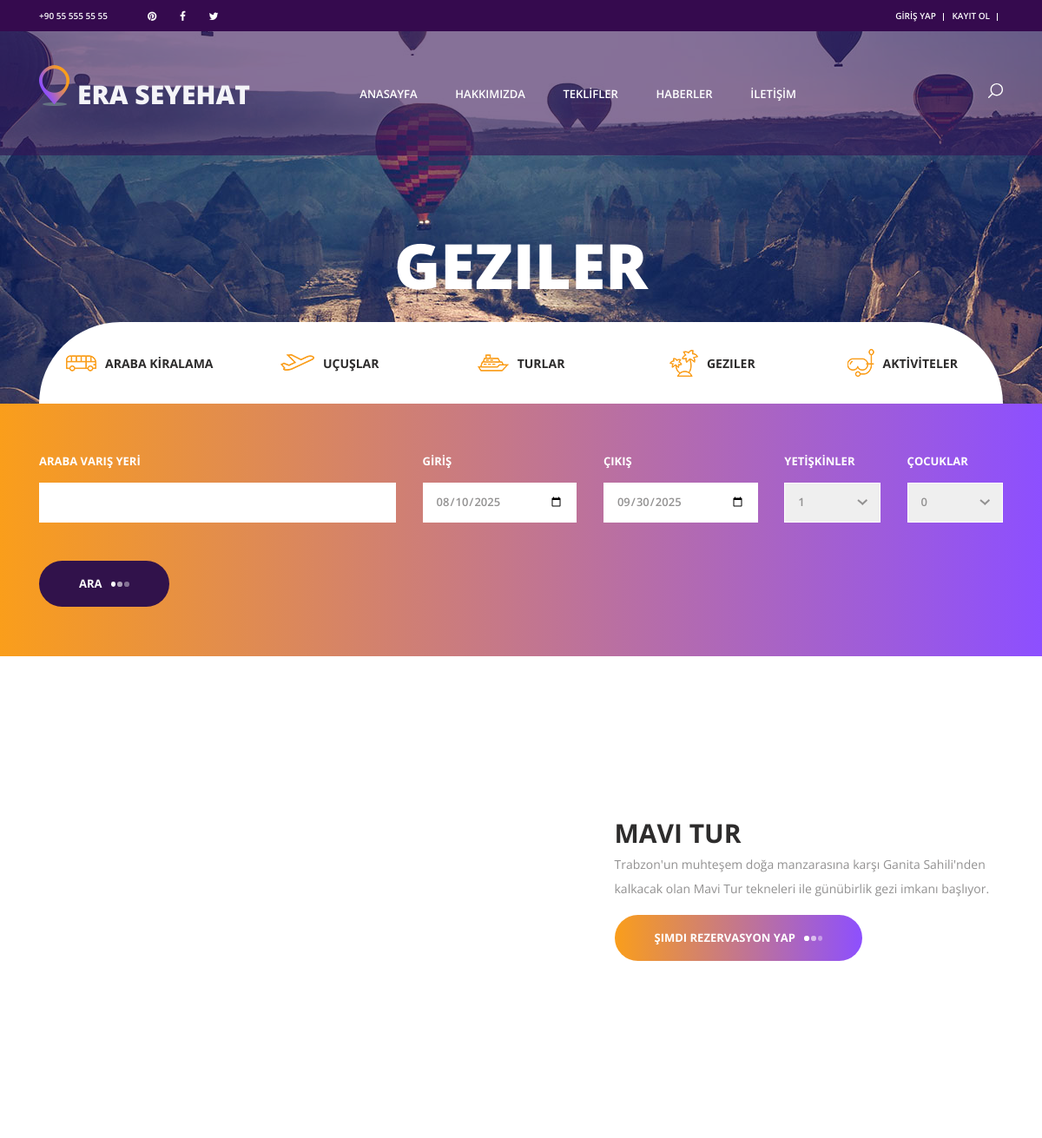
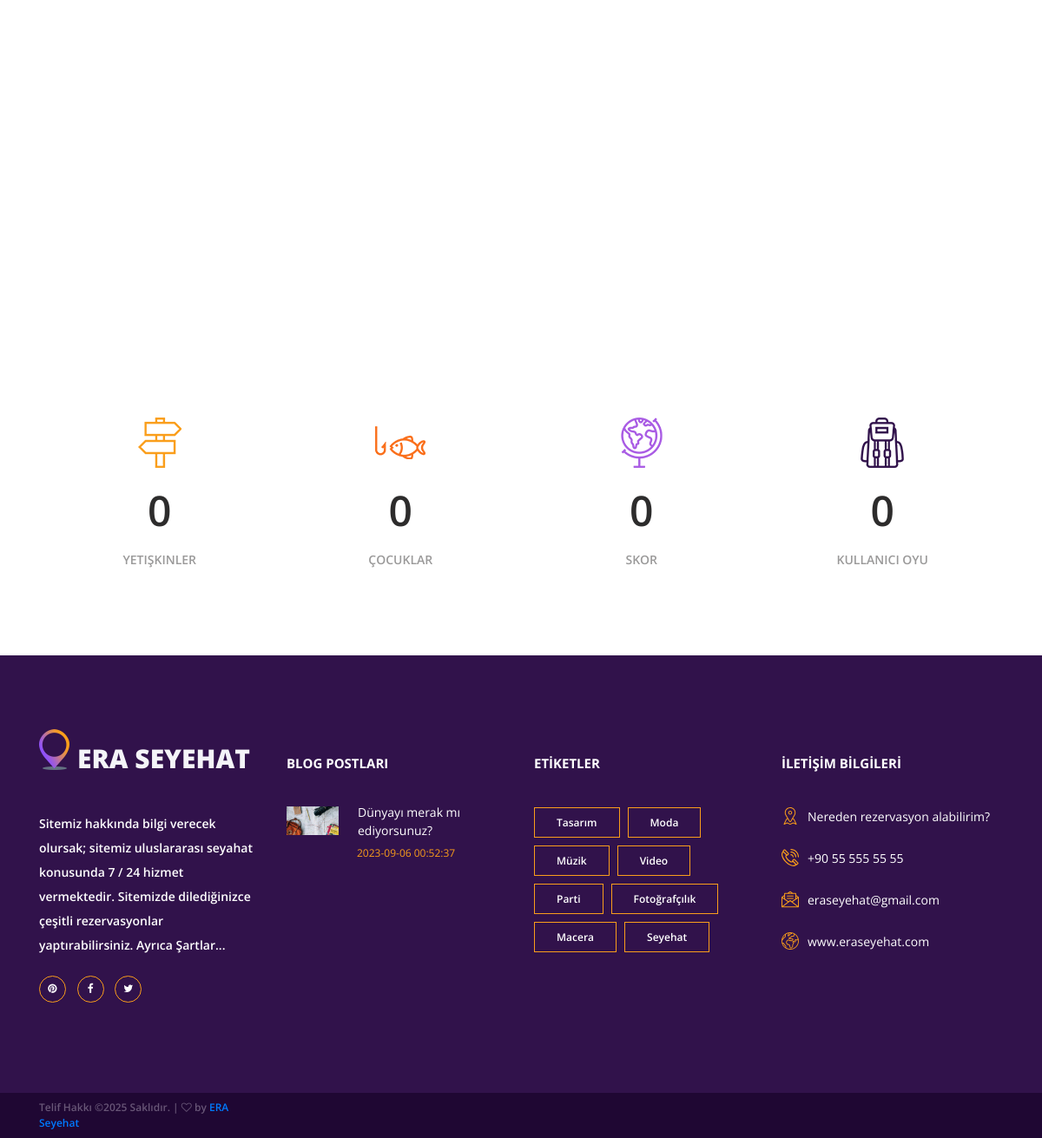
The app's page /detail/cruise.php?id=1 with its own data (2 pictures, top to bottom).
### tables this page shows
CREATE TABLE `about` (
  `id` int(4) NOT NULL,
  `title` varchar(200) NOT NULL,
  `description` text NOT NULL,
  `facebook` varchar(200) NOT NULL,
  `twitter` varchar(200) NOT NULL,
  `linkedin` varchar(200) NOT NULL,
  `pinterest` varchar(200) NOT NULL,
  `phone` varchar(200) NOT NULL,
  `email` varchar(200) NOT NULL,
  `adress` varchar(200) NOT NULL
);

CREATE TABLE `cruise` (
  `id` int(11) NOT NULL,
  `title` varchar(200) NOT NULL,
  `image` varchar(200) NOT NULL,
  `price` decimal(6,2) NOT NULL,
  `description` text NOT NULL,
  `score` int(11) NOT NULL,
  `user_rating` decimal(4,2) NOT NULL,
  `destination` varchar(200) NOT NULL,
  `checking` date NOT NULL,
  `checkout` date NOT NULL,
  `adults` int(11) NOT NULL,
  `children` int(11) NOT NULL
);

CREATE TABLE `blog` (
  `id` int(11) NOT NULL,
  `image` varchar(200) NOT NULL,
  `title` varchar(200) NOT NULL,
  `description` text NOT NULL,
  `create_at` timestamp NOT NULL DEFAULT current_timestamp()
);

### detail/cruise.php (the view, shortened to what this page needs)
<?php require "../includes/header.php"?>
<link rel="stylesheet" type="text/css" href="<?php echo APPURL;?>/assets/styles/offers_styles.css">
<link rel="stylesheet" type="text/css" href="<?php echo APPURL;?>/assets/styles/offers_responsive.css">
<link rel="stylesheet" type="text/css" href="<?php echo APPURL;?>/assets/styles/my.css">
<?php
$cruiseId= $_GET['id'];
$query = "SELECT * FROM cruise WHERE `id`= :cruiseId";
$stmt= $conn ->prepare($query);
$stmt -> bindParam(":cruiseId", $cruiseId, PDO::PARAM_INT);
$stmt->execute();
$trip = $stmt->fetch(PDO::FETCH_ASSOC);
if($trip){
?>
<div class="home">
		<div class="home_background page-banner-detail parallax-window" data-parallax="scroll"></div>
		<div class="home_content">
			<div class="home_title">Geziler</div>
		</div>
	</div>
	<div class="offers">
        <?php require "../includes/sidebar.php"?>
		<div class="container">
			<div class="row">
				<div class="col-lg-12">
					<div class="offers_grid">
                    <div class="container">
			<div class="row">
				<div class="col-lg-7">
					<div class="intro_image "><img  class="m-height-600" src="<?php echo DBIMAGE; ?>/<?php echo $trip['image']; ?>" alt=""></div>
				</div>
				<div class="col-lg-5">
					<div class="intro_content">
						<div class="intro_titlec">  <?php echo $trip['title']; ?></div>
						<p class="intro_text">  <?php echo $trip['description']; ?></p>
						<div class="button intro_button"><div class="button_bcg"></div><a href="<?php echo APPURL;?>/book.php?id=<?php echo $trip['id']; ?>&category=cruise">Şimdi rezervasyon yap<span></span><span></span><span></span></a></div>
					</div>
				</div>
			</div>
		</div>
					</div>
                    <div class="milestones">
		<div class="container">
			<div class="row">
				<div class="col-lg-3 milestone_col">
					<div class="milestone text-center">
						<div class="milestone_icon"><img src="<?php echo ASSETSIMAGE; ?>/milestone_1.png" alt=""></div>
						<div class="milestone_counter" data-end-value=" <?php echo $trip['adults']; ?>">0</div>
						<div class="milestone_text">Yetişkinler</div>
					</div>
				</div>
				<div class="col-lg-3 milestone_col">
					<div class="milestone text-center">
						<div class="milestone_icon"><img src="<?php echo ASSETSIMAGE; ?>/milestone_2.png" alt=""></div>
						<div class="milestone_counter" data-end-value=" <?php echo $trip['children']; ?>">0</div>
						<div class="milestone_text">Çocuklar</div>
					</div>
				</div>
				<div class="col-lg-3 milestone_col">
					<div class="milestone text-center">
						<div class="milestone_icon"><img src="<?php echo ASSETSIMAGE; ?>/milestone_3.png" alt=""></div>
						<div class="milestone_counter" data-end-value=" <?php echo $trip['score']; ?>">0</div>
						<div class="milestone_text">Skor</div>
					</div>
				</div>
				<div class="col-lg-3 milestone_col">
					<div class="milestone text-center">
						<div class="milestone_icon"><img src="<?php echo ASSETSIMAGE; ?>/milestone_4.png" alt=""></div>
						<div class="milestone_counter" data-end-value=" <?php echo $trip['user_rating']; ?>">0</div>
						<div class="milestone_text">Kullanıcı Oyu</div>
					</div>
				</div>
			</div>
		</div>
	</div>
				</div>
			</div>
		</div>
	</div>
<?php  }
else {
    echo "no result";
    exit();
}
?>
    <?php require "../includes/footer.php"?>

### includes/header.php (shortened to what this page needs)
<?php
require_once($_SERVER['DOCUMENT_ROOT'].'/TravelPhpMysql/config/config.php');
?>
<!DOCTYPE html>
<html lang="en">
<head>
<link rel="stylesheet" type="text/css" href="<?php echo APPURL;?>/assets/styles/bootstrap4/bootstrap.min.css">
<link href="<?php echo APPURL;?>/assets/plugins/font-awesome-4.7.0/css/font-awesome.min.css" rel="stylesheet" type="text/css">
<link rel="stylesheet" type="text/css" href="<?php echo APPURL;?>/assets/plugins/OwlCarousel2-2.2.1/owl.carousel.css">
<link rel="stylesheet" type="text/css" href="<?php echo APPURL;?>/assets/plugins/OwlCarousel2-2.2.1/owl.theme.default.css">
<link rel="stylesheet" type="text/css" href="<?php echo APPURL;?>/assets/plugins/OwlCarousel2-2.2.1/animate.css">
<link rel="stylesheet" type="text/css" href="<?php echo APPURL;?>/assets/styles/responsive.css">
<link rel="stylesheet" type="text/css" href="<?php echo APPURL;?>/assets/styles/my.css">
</head>
<body>
<div class="super_container">
	<header class="header">
		<div class="top_bar">
			<div class="container">
				<div class="row">
					<div class="col d-flex flex-row">
					<?php
							try{
								$query12= "SELECT * FROM about";
								$result12 = $conn->query($query12);
								while($row = $result12->fetch(PDO::FETCH_ASSOC)){
							?>
						<div class="phone"><?php echo $row['phone']; ?></div>
						<div class="social">
							<ul class="social_list">
								<li class="social_list_item"><a href="<?php echo $row['pinterest']; ?>"><i class="fa fa-pinterest" aria-hidden="true"></i></a></li>
								<li class="social_list_item"><a href="<?php echo $row['facebook']; ?>"><i class="fa fa-facebook" aria-hidden="true"></i></a></li>
								<li class="social_list_item"><a href="<?php echo $row['twitter']; ?>#"><i class="fa fa-twitter" aria-hidden="true"></i></a></li>
							</ul>
						</div>
						<?php
							} }
							catch(PDOException $e){
								echo "Error :" .$e->getMessage();
							}
							?>
						<div class="user_box ml-auto">
						<?php if(isset($_SESSION['username'])): ?>
							<div class="user_box_login user_box_link"><a href="#"><?php echo $_SESSION['username']; ?></a></div>
							<div class="user_box_login user_box_link"><a href="#">Hesap</a></div>
							<div class="user_box_login user_box_link"><a href="<?php echo APPURL;?>/auth/logout.php">Çıkış yap</a></div>
						<?php else: ?>
							<div class="user_box_login user_box_link"><a href="<?php echo APPURL;?>/auth/login.php">GİRİŞ YAP</a></div>
							<div class="user_box_login user_box_link"><a href="<?php echo APPURL;?>/auth/register.php">Kayıt ol</a></div>
						<?php endif; ?>
						</div>
					</div>
				</div>
			</div>
		</div>
		<nav class="main_nav">
			<div class="container">
				<div class="row">
					<div class="col main_nav_col d-flex flex-row align-items-center justify-content-start">
						<div class="logo_container">
							<div class="logo"><a href="<?php echo APPURL;?>"><img src="<?php echo APPURL;?>/assets/images/logo.png" alt="">ERA Seyehat</a></div>
						</div>
						<div class="main_nav_container ml-auto">
							<ul class="main_nav_list">
								<li class="main_nav_item"><a href="<?php echo APPURL;?>">Anasayfa</a></li>
								<li class="main_nav_item"><a href="<?php echo APPURL;?>/about-us.php">Hakkımızda</a></li>
								<li class="main_nav_item"><a href="<?php echo APPURL;?>/offer.php">Teklİfler</a></li>
								<li class="main_nav_item"><a href="<?php echo APPURL;?>/blog.php">Haberler</a></li>
								<li class="main_nav_item"><a href="<?php echo APPURL;?>/contact.php">İletİşİM</a></li>
							</ul>
						</div>
						<div class="content_search ml-lg-0 ml-auto">
						</div>
					</div>
				</div>
			</div>
		</nav>
	</header>

### includes/footer.php (shortened to what this page needs)
	<footer class="footer">
		<div class="container">
			<div class="row">
			<?php
							try{
								$query14= "SELECT * FROM about";
								$result14 = $conn->query($query14);
								while($row = $result14->fetch(PDO::FETCH_ASSOC)){
							?>
				<div class="col-lg-3 footer_column">
					<div class="footer_col">
						<div class="footer_content footer_about">
							<div class="logo_container footer_logo">
								<div class="logo"><a href="#"><img src="<?php echo APPURL; ?>/assets/images/logo.png" alt="">ERA Seyehat</a></div>
							</div>
							<p class="footer_about_text">   <?php
    $trim = strlen($row['description']) > 200 ? substr($row['description'], 0, 200) . '...' : $row['description'];
    echo $trim;
?></p>
							<ul class="footer_social_list">
								<li class="footer_social_item"><a href="<?php echo $row['pinterest']; ?>"><i class="fa fa-pinterest"></i></a></li>
								<li class="footer_social_item"><a href="<?php echo $row['facebook']; ?>"><i class="fa fa-facebook-f"></i></a></li>
								<li class="footer_social_item"><a href="<?php echo $row['twitter']; ?>"><i class="fa fa-twitter"></i></a></li>
							</ul>
						</div>
					</div>
				</div>
				<?php
							} }
							catch(PDOException $e){
								echo "Error :" .$e->getMessage();
							}
							?>
				<div class="col-lg-3 footer_column">
					<div class="footer_col">
						<div class="footer_title">Blog Postları</div>
						<div class="footer_content footer_blog">
							<?php
						try{
								$query20= "SELECT * FROM blog ORDER BY  create_at DESC LIMIT 3";
								$result20 = $conn->query($query20);
								while($row = $result20->fetch(PDO::FETCH_ASSOC)){
							?>
							<div class="footer_blog_item clearfix">
								<div class="footer_blog_image"><img src="<?php echo DBIMAGE; ?>/<?php echo $row['image']; ?>" alt="https://unsplash.com/@avidenov"></div>
								<div class="footer_blog_content">
									<div class="footer_blog_title"><a href="blog.html"><?php echo $row['title']; ?></a></div>
									<div class="footer_blog_date"><?php echo $row['create_at']; ?></div>
								</div>
							</div>
							<?php
							} }
							catch(PDOException $e){
								echo "Error :" .$e->getMessage();
							}
							?>
						</div>
					</div>
				</div>
				<div class="col-lg-3 footer_column">
					<div class="footer_col">
						<div class="footer_title">ETİKETLER</div>
						<div class="footer_content footer_tags">
							<ul class="tags_list clearfix">
								<li class="tag_item"><a href="#">Tasarım</a></li>
								<li class="tag_item"><a href="#">Moda</a></li>
								<li class="tag_item"><a href="#">Müzik</a></li>
								<li class="tag_item"><a href="#">Video</a></li>
								<li class="tag_item"><a href="#">Parti</a></li>
								<li class="tag_item"><a href="#">Fotoğrafçılık</a></li>
								<li class="tag_item"><a href="#">Macera</a></li>
								<li class="tag_item"><a href="#">Seyehat</a></li>
							</ul>
						</div>
					</div>
				</div>
				<?php
							try{
								$query13= "SELECT * FROM about";
								$result13 = $conn->query($query13);
								while($row = $result13->fetch(PDO::FETCH_ASSOC)){
							?>
				<div class="col-lg-3 footer_column">
					<div class="footer_col">
						<div class="footer_title">İLETİŞİM BİLGİLERİ</div>
						<div class="footer_content footer_contact">
							<ul class="contact_info_list">
								<li class="contact_info_item d-flex flex-row">
									<div><div class="contact_info_icon"><img src="<?php echo APPURL; ?>/assets/images/placeholder.svg" alt=""></div></div>
									<div class="contact_info_text"><?php echo $row['adress']; ?></div>
								</li>
								<li class="contact_info_item d-flex flex-row">
									<div><div class="contact_info_icon"><img src="<?php echo APPURL; ?>/assets/images/phone-call.svg" alt=""></div></div>
									<div class="contact_info_text"><?php echo $row['phone']; ?></div>
								</li>
								<li class="contact_info_item d-flex flex-row">
									<div><div class="contact_info_icon"><img src="<?php echo APPURL; ?>/assets/images/message.svg" alt=""></div></div>
									<div class="contact_info_text"><a href="mailto:contactme@gmail.com?Subject=Hello" target="_top"><?php echo $row['email']; ?></a></div>
								</li>
								<li class="contact_info_item d-flex flex-row">
									<div><div class="contact_info_icon"><img src="<?php echo APPURL; ?>/assets/images/planet-earth.svg" alt=""></div></div>
									<div class="contact_info_text"><a href="">www.eraseyehat.com</a></div>
								</li>
							</ul>
						</div>
					</div>
				</div>
				<?php
							} }
							catch(PDOException $e){
								echo "Error :" .$e->getMessage();
							}
							?>
			</div>
		</div>
	</footer>
	<div class="copyright">
		<div class="container">
			<div class="row">
				<div class="col-lg-3 order-lg-1 order-2  ">
					<div class="copyright_content d-flex flex-row align-items-center">
						<div>
Telif Hakkı &copy;<script>document.write(new Date().getFullYear());</script> Saklıdır. | <i class="fa fa-heart-o" aria-hidden="true"></i> by <a href="https://colorlib.com" target="_blank">ERA Seyehat</a>
</div>
					</div>
				</div>
			</div>
		</div>
	</div>
</body>
</html>

### assets/styles/my.css (style rules this page uses)
@media only screen and (min-width: 990px) { .offers_grid { min-height: 750px !important; } }
.page-banner-detail { background-image: url('../images/about_background.jpg'); }
.milestones { padding-top: 105px; padding-bottom: 100px; }
.milestone { width: 100%; }
.milestone_icon { display: inline-block; height: 58px; }
.milestone_icon img { position: relative; top: 50%; -webkit-transform: translateY(-50%); -moz-transform: translateY(-50%); -ms-transform: translateY(-50%); -o-transform: translateY(-50%); transform: translateY(-50%); }
.milestone_counter { font-size: 48px; font-weight: 600; color: #2d2c2c; line-height: 1; margin-top: 25px; }
.milestone_text { font-size: 14px; font-weight: 600; color: #9a9999; margin-top: 22px; text-transform: uppercase; }
.intro_titlec { font-size: 30px; font-weight: 700; color: #2d2c2c; text-transform: uppercase; }

### assets/styles/offers_responsive.css (style rules this page uses)
@media only screen and (max-width: 1730px) { .offers { padding-top: 0px; } }

### records on screen
about: phone "+90 55 555 55 55", description "Sitemiz hakkında bilgi verecek olursak; sitemiz uluslararası seyahat konusunda 7 / 24 hizmet vermektedir. Sitemizde dilediğinizce çeşitli rezervasyonlar yaptırabilirsiniz. Ayrıca Şartlar...", adress "Nereden rezervasyon alabilirim?", email "eraseyehat@gmail.com"
cruise: title "MAVI TUR", description "Trabzon'un muhteşem doğa manzarasına karşı Ganita Sahili'nden kalkacak olan Mavi Tur tekneleri ile günübirlik gezi imkanı başlıyor."
blog: image (picture), title "Dünyayı merak mı ediyorsunuz?", create_at "2023-09-06 00:52:37"
